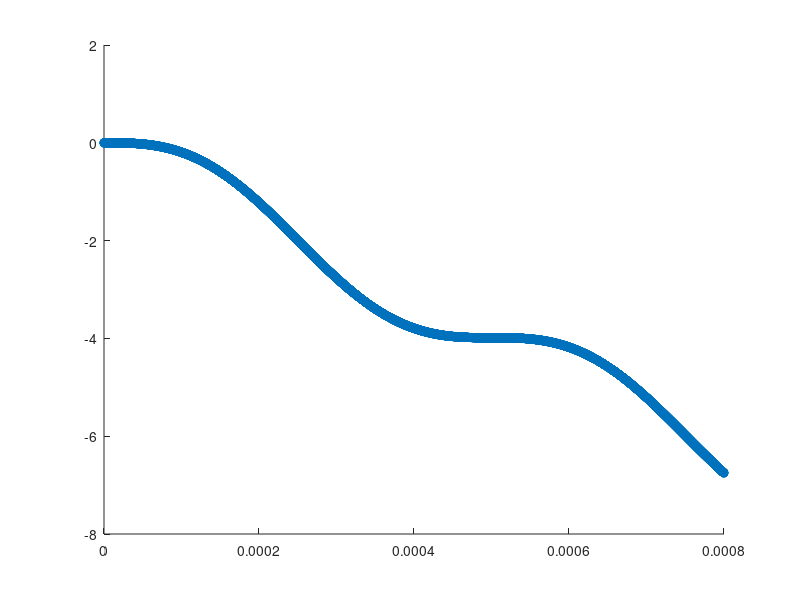
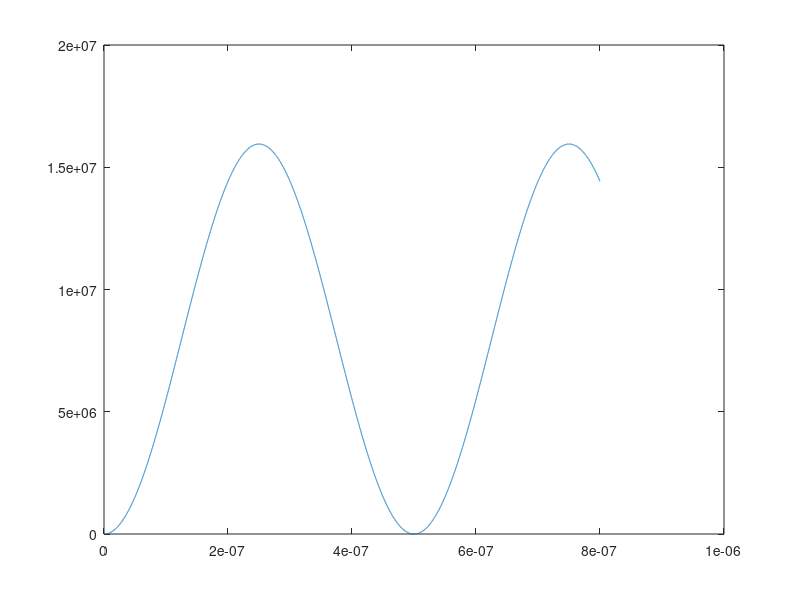

Reproduce these figures in MATLAB, in order.

function RingMagneticFieldIII
clc;
close all;
format long;
global q m h hhat e epsilon0 u0
h = 6.626196e-34;
hhat = h / (2 * pi);
m = 9.109e-31;
e = -1.602e-19;
q = abs(e);
epsilon0 = 8.854187817e-12;
u0 = 4e-7 * pi;  
f = 2e6;
w = 2 * pi * f;
c = 3e8;
lambda = c / f;
k = 2 * pi / lambda;

R = m * 0.05 / (q * 1e-9);

L = 0.8;
v0 = 1e3;
simcount = 10000;
tmin = 0;
tmax = L / 1e6;
t = linspace(tmin, tmax, simcount);
dt = (tmax - tmin) / length(t);
global isHasE0
isHasE0 = 1;
E0 = 570;
E0_2Pdbm = 20 * log10(E0 * 1e6) - 1.65 + 20 * log10(lambda / 2) - 107;
Pdbm = -40;
Pdbm_2E0 = 10^((Pdbm + 107 - 20 * log10(lambda / 2) + 1.65) / 20.0 - 6);
vEM = q * E0 / (m * w); 
vEMdbm = q * Pdbm_2E0 / (m * w); 
xEM = q * E0 / (m * w^2);
global isHasEreverse
isHasEreverse = 0;
Ereverse_x = 1;
if isHasEreverse == 1
    Ereverse_xyz = [ones(simcount, 1) * Ereverse_x, zeros(simcount, 1), zeros(simcount, 1)];
else
    Ereverse_xyz = [zeros(simcount, 1), zeros(simcount, 1), zeros(simcount, 1)];
end
Ereverse_a = Ereverse_xyz * e / m;

AXES_COUNT = 3;
global isConvergingMagnetic
isConvergingMagnetic = 0;
if isConvergingMagnetic == 0
    B = 0.03e-3;
else
    B = 0.3e-3;
end
vx = v0 * ones(1, simcount);
vy = 0.5 * vEM * sin(w * t);
vz = zeros(1, simcount);
xy = zeros(1, simcount);
xx = zeros(1, simcount);
xz = zeros(1, simcount);

for i = 2: simcount - 1
    xx(i) = xx(i - 1) + dt * (vx(i) + vx(i + 1)) / 2.0;
    xy(i) = xy(i - 1) + dt * (vy(i) + vy(i + 1)) / 2.0;
    xz(i) = xz(i - 1) + dt * (vz(i) + vz(i + 1)) / 2.0;
end

xx(simcount) = xx(simcount - 1);
xy(simcount) = xy(simcount - 1);
xz(simcount) = xz(simcount - 1);

global xVpp
xVpp = max(xy);
rmax = (1.5 * xVpp) / 2;
theta = 0 : pi/100 : 2 * pi;
By = rmax * cos(theta) + xVpp / 2.0; 
Bz = rmax * sin(theta);

%figure;
%scatter3(xx, xy, xz);
%hold on;
global startBx endBx stepBx Barea
startBx = 1e-4;
endBx = 2e-4;
stepBx = (endBx - startBx) / 20;
Barea = startBx : stepBx : endBx;

for bx = startBx : stepBx : endBx
    Bx = ones(length(theta), 1) * bx;
    %scatter3(Bx, By, Bz, 'r');
end
%hold off;

v_xyz = [vx' vy' vz'];
global isHasB
isHasB = 0;
if isHasB == 1
    B_xyz = [zeros(simcount, 1), zeros(simcount, 1), ones(simcount, 1) * B];
else
    B_xyz = [zeros(simcount, 1), zeros(simcount, 1), zeros(simcount, 1)];
end

trajectory_xyz = zeros(simcount, AXES_COUNT);

for i = 2 : simcount - 1;
    i
    last_xyz = trajectory_xyz(i - 1, 1:end);
    if isConvergingMagnetic == 0
        if last_xyz(2) > 1e-12 & last_xyz(1) >= startBx & last_xyz(1) <= endBx
            % B_xyz(i, 1:end) = B_xyz(i, 1:end) * (endBx - last_xyz(1)) / (endBx - startBx);
            B_xyz(i, 1:end) = B_xyz(i, 1:end);
        else
            B_xyz(i, 1:end) = [0 0 0];
        end
    else
        if last_xyz(2) < xVpp * 0.5
            B_xyz(i, 1:end) = B_xyz(i, 1:end);
        else
            B_xyz(i, 1:end) = -B_xyz(i, 1:end);
        end
    end
    if last_xyz(1) >= startBx | isHasE0 == 0
        E_acc_xyz = [0 q * E0 / m * cos(w * t(i) + 0.5 * pi) 0];
    else
        E_acc_xyz = [0 q * E0 / m * cos(w * t(i) + 0.5 * pi) 0];
    end
    Ereverse_a_xyz = Ereverse_a(i, 1:end);
    if getValueAbs(B_xyz) == 0 | isHasB == 0
        lorentz_acc_xyz = [0 0 0];
    else
        lorentz_acc_xyz = getLorentz(v_xyz, B_xyz, i) / m;
    end
    next_v = v_xyz(i, 1:end) + (lorentz_acc_xyz + E_acc_xyz + Ereverse_a_xyz) * dt;
    % v_xyz(i + 1, 1:end) = next_v * getValueAbs(v_xyz(i, 1:end)) / getValueAbs(next_v); % Correction v_syz
    v_xyz(i + 1, 1:end) = next_v;
    next_xyz = trajectory_xyz(i - 1, 1:end) + 0.5 * dt * (v_xyz(i, 1:end) + v_xyz(i + 1, 1:end));
    trajectory_xyz(i, 1:end) = next_xyz;
end

trajectory_xyz(simcount, 1:end) = trajectory_xyz(simcount - 1, 1:end);
showTrajectoryXYWithoutB(trajectory_xyz);
showVxyzAndTime(v_xyz, t);

function vet = getTimevalue(values, t)
vet = values(t, 1:end);

function valueabs = getValueAbs(value)
valueabs = sqrt(sum(value .* value));

function lorentz = getLorentz(vv, BB, index)
global e
if nargin == 2
    lorentz = e * cross(vv, BB);
end
if nargin == 3
    lorentz = e * cross(getTimevalue(vv, index), getTimevalue(BB, index));
end

function showTrajectoryXYZ(trajectory_xyz)
figure;
scatter3(trajectory_xyz(1:end, 1), trajectory_xyz(1:end, 2), trajectory_xyz(1:end, 3));

function showTrajectoryXY(trajectory_xyz)
figure;
scatter(trajectory_xyz(1:end, 1), trajectory_xyz(1:end, 2));
hold on
global startBx endBx stepBx xVpp isConvergingMagnetic
for x = startBx + stepBx / 2 : stepBx : endBx
    for y = -xVpp * 3.0 : stepBx / 2: xVpp * 3.0
        vpp = y + xVpp * 0.5;
        if isConvergingMagnetic == 0
            if vpp >= xVpp * 0.5
                scatter(x, vpp, 'r')
            else
                scatter(x, vpp, 'r*')
            end
        else
            if vpp < xVpp * 0.5
                scatter(x, vpp, 'r')
            else
                scatter(x, vpp, 'r*')
            end
        end
    end
end
plot(linspace(0, 0.2, 50), ones(50, 1) * xVpp / 2.0, 'b');
hold off

function showTrajectoryXYWithoutB(trajectory_xyz)
figure;
scatter(trajectory_xyz(1:end, 1), trajectory_xyz(1:end, 2));


function showVxyzAndTime(vxyz, t)
v = sqrt(vxyz(1:end, 1).^2 + vxyz(1:end, 2).^2 + vxyz(1:end, 3).^2);
figure;
plot(t, v);
